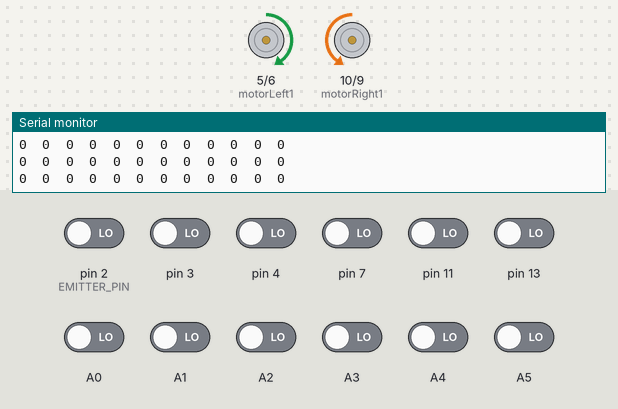
Recording of a sketch running on a simulated Arduino Uno, built with avr-gcc and run on an emulated ATmega328P. Parts: motor-driver pin pairs drawn as motors (green arrow = first pin HIGH = forward, orange = second pin HIGH = backward, longer = more drive), the last lines printed to the serial monitor. The test bench sets the inputs (shaded band); at power-on: A0–5, pin 2 (EMITTER_PIN), pin 3, pin 4, pin 7, pin 11, pin 13 LOW.

Above: at 11.4 s.
11.5 s: A2 driven HIGH
At 12.2 s:
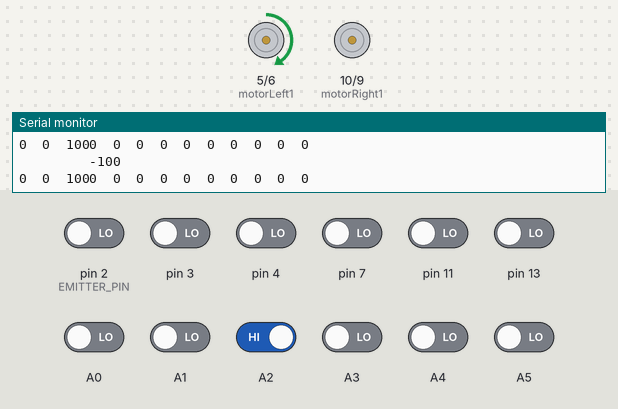
13.1 s: pin 11 driven HIGH
At 13.5 s:
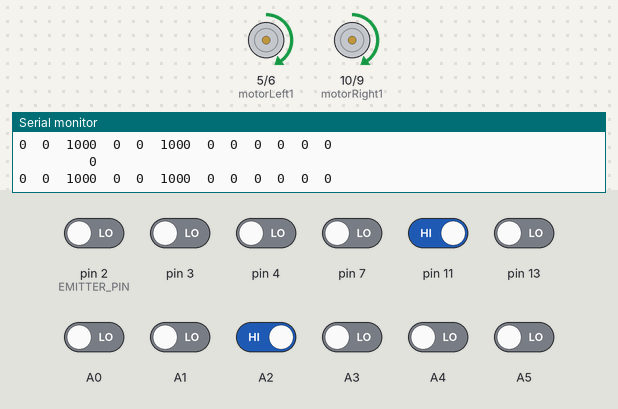
14.7 s: pin 7 driven HIGH
At 15.2 s:
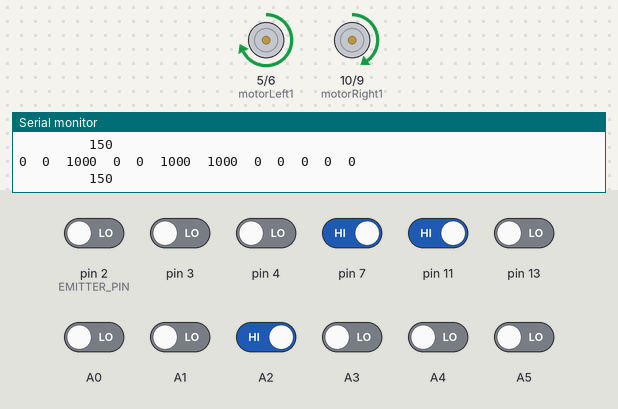
16.3 s: A0 driven HIGH
At 17.0 s:
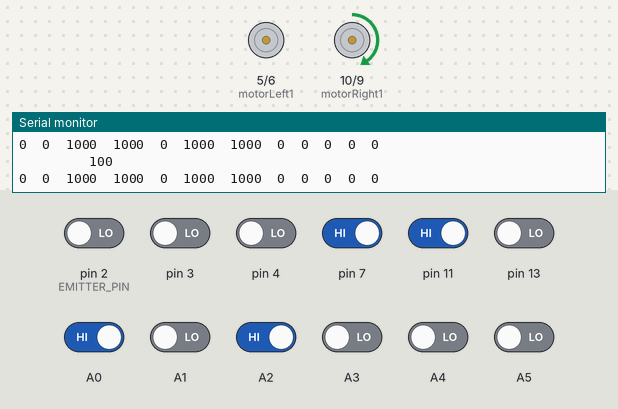
17.9 s: A4 driven HIGH
At 19.2 s:
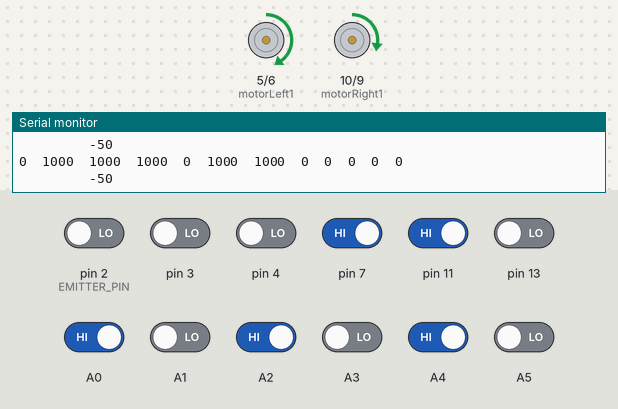
19.5 s: pin 13 driven HIGH
At 20.7 s:
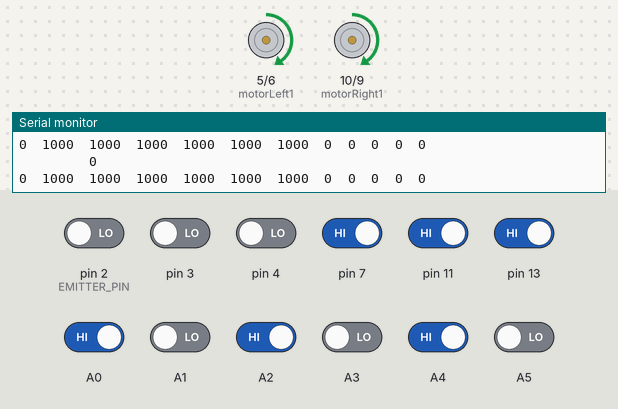
Timing chart, 0 to 22.5 s (numbered marks = the images above; inputs shaded):
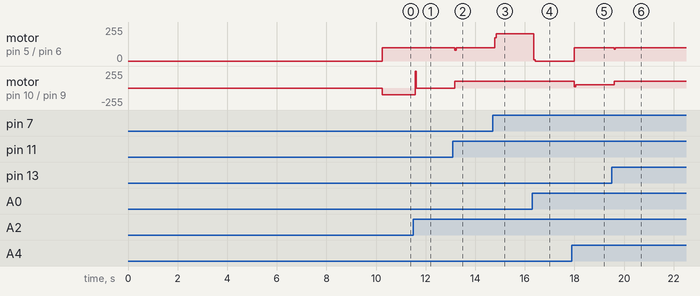

Measured:
- after the input at 11.5 s, motor on pin 10 (motorRight1) / pin 9 (motorRight2): backward 100/255 → stopped after 0.08 s
- after the input at 13.1 s, motor on pin 5 (motorLeft1) / pin 6 (motorLeft2): forward 100/255 → forward 80/255 after 0.08 s, → forward 100/255 0.05 s later; motor on pin 10 (motorRight1) / pin 9 (motorRight2): stopped → forward 100/255 after 0.08 s
- after the input at 14.7 s, motor on pin 5 (motorLeft1) / pin 6 (motorLeft2): forward 100/255 → forward 206/255 after 0.09 s
- after the input at 16.3 s, motor on pin 5 (motorLeft1) / pin 6 (motorLeft2): forward 206/255 → stopped after 0.07 s
- after the input at 17.9 s, motor on pin 5 (motorLeft1) / pin 6 (motorLeft2): stopped → forward 100/255 after 0.10 s; motor on pin 10 (motorRight1) / pin 9 (motorRight2): forward 100/255 → forward 50/255 after 0.10 s
- after the input at 19.5 s, motor on pin 5 (motorLeft1) / pin 6 (motorLeft2): forward 100/255 → forward 90/255 after 0.10 s, → forward 100/255 0.06 s later; motor on pin 10 (motorRight1) / pin 9 (motorRight2): forward 50/255 → forward 100/255 after 0.10 s

The sketch:

karin.ino
```cpp
#include <QTRSensors.h>


const int motorRight1 = 10;
const int motorRight2 = 9;

const int motorLeft1 = 5;
const int motorLeft2 = 6;


int sPeed=100;

float Kp2 = 10;
float Kp =5;
float Kd =1;
float Ki =0;

//
int preverror = 0;
int error = 0;
int derror = 0;
int ierror = 0;

int U;


#define NUM_SENSORS   12    // number of sensors used
#define TIMEOUT       2500  // waits for 2500 microseconds for sensor outputs to go low
#define EMITTER_PIN   2     // emitter is controlled by digital pin 2

// sensors 0 through 7 are connected to digital pins 3 through 10, respectively
QTRSensorsRC qtrrc((unsigned char[]) {A5, A4, A2, A0, 13, 11,  7, 4, A3, A1, 3, 2 }, //{A5, A4, A3, A2, A1, A0, 5, 7, 8, 11, 12 , 13},
  NUM_SENSORS, TIMEOUT, EMITTER_PIN);
unsigned int sensorValues[NUM_SENSORS];


void setup()
{

  pinMode(motorRight1, OUTPUT);
  pinMode(motorRight2, OUTPUT);
  pinMode(motorLeft1, OUTPUT);
  pinMode(motorLeft2, OUTPUT);

  calibration();

}


void loop()
{
  //lineFollow2();


  readIR();
  computePID();
  moveForward();
  if (sensorValues[0] > 500 && sensorValues[3] < 500) leftHandLeft();
  else if(sensorValues[0] > 500 && sensorValues[3] > 500)leftHandLeft2();
  else if (sensorValues[7] > 500 && sensorValues[3] > 500)leftHandRightStraight();
  else if (sensorValues[7] > 500 && sensorValues[6]) leftHandRight();
  else if ( sensorValues[1] < 500 && sensorValues[2] < 500 && sensorValues[3] < 500 && sensorValues[4] < 500 && sensorValues[5] < 500 && sensorValues[6] < 500  ) leftHandUturn();


}


void calibration()
{
  delay(100);//delay(500);
  //pinMode(13, OUTPUT);
  //digitalWrite(13, HIGH);    // turn on Arduino's LED to indicate we are in calibration mode
  for (int i = 0; i < 400; i++)  // make the calibration take about 10 seconds
  {
    qtrrc.calibrate();       // reads all sensors 10 times at 2500 us per read (i.e. ~25 ms per call)
  }
  //digitalWrite(13, LOW);     // turn off Arduino's LED to indicate we are through with calibration

  // print the calibration minimum values measured when emitters were on
  Serial.begin(9600);
  for (int i = 0; i < NUM_SENSORS; i++)
  {
    Serial.print(qtrrc.calibratedMinimumOn[i]);
    Serial.print(' ');
  }
  Serial.println();

  // print the calibration maximum values measured when emitters were on
  for (int i = 0; i < NUM_SENSORS; i++)
  {
    Serial.print(qtrrc.calibratedMaximumOn[i]);
    Serial.print(' ');
  }
  Serial.println();
  Serial.println();
  delay(100); //delay(500);

}

void readIR()
{
  // read calibrated sensor values and obtain a measure of the line position from 0 to 5000
  // To get raw sensor values, call:
  //  qtrrc.read(sensorValues); instead of unsigned int position = qtrrc.readLine(sensorValues);
  unsigned int position = qtrrc.readLine(sensorValues);

  // print the sensor values as numbers from 0 to 1000, where 0 means maximum reflectance and
  // 1000 means minimum reflectance, followed by the line position
  for (unsigned char i = 0; i < NUM_SENSORS; i++)
  {
    Serial.print(sensorValues[i]);
    Serial.print('\t');
  }
  ///////////////////////////////////////////////////////////////////////////////////////////////////////////////////////////////
  Serial.println(); // uncomment this line if you are using raw values
  //Serial.print('   ');
  //Serial.print(position); // comment this line out if you are using raw values


}


void computePID()
{
  error =    (-3*sensorValues[1]) + (-2*sensorValues[2]) + (-1*sensorValues[3]) + (1*sensorValues[4]) + (2*sensorValues[5]) + (3*sensorValues[6]);
  derror = error - preverror;
  ierror += error;
  U = Kp * error + Kd * derror + Ki * ierror;
  preverror = error;

  U = U/100;
  Serial.print("         ");
  Serial.println(U);

}


void moveForward()
{


  if(U>=0)
  {
    analogWrite(motorRight1, sPeed);
    analogWrite(motorRight2, 0);
    analogWrite(motorLeft1, sPeed-U);
    analogWrite(motorLeft2, 0);
  }

  else if(U<0)
  {
    analogWrite(motorRight1, sPeed+U);
    analogWrite(motorRight2, 0);
    analogWrite(motorLeft1, sPeed);
    analogWrite(motorLeft2, 0);
  }

}

void moveLeftSharpTurn(){

  analogWrite(motorRight1, 0);
  analogWrite(motorRight2, sPeed);
  analogWrite(motorLeft1, sPeed);
  analogWrite(motorLeft2, 0);
}


void moveRightSharpTurn(){

  analogWrite(motorRight1, sPeed);
  analogWrite(motorRight2, 0);
  analogWrite(motorLeft1, 0);
  analogWrite(motorLeft2, sPeed);
}


void moveStop(){

  analogWrite(motorRight1, 0);
  analogWrite(motorRight2, 0);
  analogWrite(motorLeft1, 0);
  analogWrite(motorLeft2, 0);
}


void leftHandLeft()
{
    moveStop();
    delay(100);


    while( sensorValues[0] > 500 )
    {
      moveForward();
      readIR();
    }

    //delay(100);

    while( sensorValues[3] < 500 )
    {
      moveLeftSharpTurn();
      readIR();
    }
}


void leftHandLeft2()
{
    moveStop();
    delay(100);


    while( sensorValues[0] > 500 )
    {
      moveForward();
      readIR();
    }

    //delay(100);

    while( sensorValues[3]>500)
    {
      moveLeftSharpTurn();
      readIR();
    }

    while( sensorValues[3] < 500 )
    {
      moveLeftSharpTurn();
      readIR();
    }
}


void leftHandRight()  ///////////////////////////////////////////////////////////////
{
    moveStop();
    delay(500);


    while( sensorValues[7] > 500 )
    {
      moveForward();
      readIR();
    }


    while( sensorValues[4] < 500 )
    {
      moveRightSharpTurn();
      readIR();
    }
}


 void leftHandRightStraight()
{
      /////////////////////////////////////////////////////////////////////////////while
      moveForward();
      readIR();
}


void leftHandUturn()
{
  while (sensorValues[8]>500 || sensorValues[9]>500 || sensorValues[10]>500 || sensorValues[11]>500)
  {
    analogWrite(motorRight1, sPeed);
    analogWrite(motorRight2, 0);
    analogWrite(motorLeft1, sPeed);
    analogWrite(motorLeft2, 0);
    readIR();
  }


  while (sensorValues[2] < 500)
  {
    moveLeftSharpTurn();
    readIR();
  }

}


void lineFollow2()
{
  error =     (-3*sensorValues[8]) + (-2*sensorValues[9]) + (2*sensorValues[10]) + (3*sensorValues[11]);
  derror = error - preverror;
  ierror += error;
  U = Kp2 * error + Kd * derror + Ki * ierror;
  preverror = error;

  U = U/100;

  if(U>=0)
  {
    analogWrite(motorRight1, sPeed);
    analogWrite(motorRight2, 0);
    analogWrite(motorLeft1, sPeed-U);
    analogWrite(motorLeft2, 0);
  }

  else if(U<0)
  {
    analogWrite(motorRight1, sPeed+U);
    analogWrite(motorRight2, 0);
    analogWrite(motorLeft1, sPeed);
    analogWrite(motorLeft2, 0);
  }

}
```
